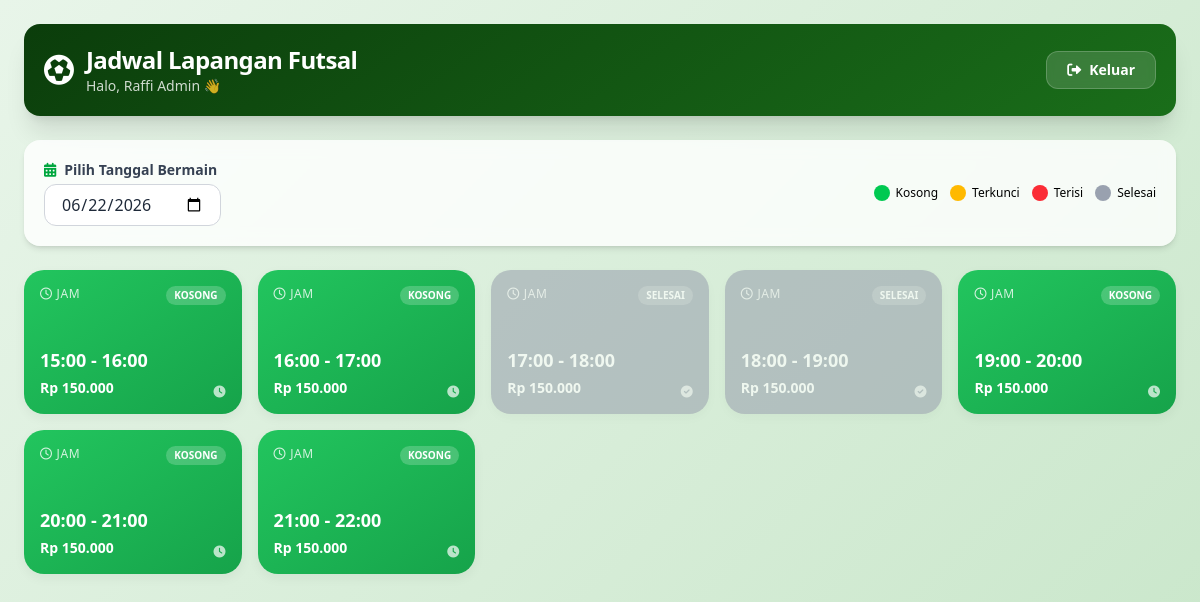
Screenshot of /views/jadwal.php (signed in) with the database file from the repository.
### tables this page shows
CREATE TABLE `slot_waktu` (
  `id_slot` int(11) NOT NULL,
  `id_lapangan` int(11) NOT NULL,
  `tanggal` date NOT NULL,
  `jam_mulai` time NOT NULL,
  `jam_selesai` time NOT NULL,
  `status_slot` enum('kosong','terkunci','terisi') DEFAULT 'kosong',
  `lock_expired_at` datetime DEFAULT NULL,
  `tarif` decimal(10,2) NOT NULL
);

### controllers/BookingController.php (called while the page is built, shortened)
<?php
require_once __DIR__ . '/../repositories/SlotRepository.php';
require_once __DIR__ . '/../services/BookingService.php';
class BookingController {
    private $bookingService;
    public function __construct() {
        $database = new Database();
        $dbConn = $database->getConnection();
        $slotRepo = new SlotRepository($dbConn);
        $bookingRepo = new BookingRepository($dbConn);
        $this->bookingService = new BookingService($slotRepo, $bookingRepo);
    }
    public function lihatJadwal($tanggal) {
        return $this->bookingService->getJadwalPerTanggal($tanggal);
    }
}

### services/BookingService.php (called while the page is built, shortened)
<?php
class BookingService {
    private $slotRepo;
    public function __construct($slotRepository, $bookingRepository) {
        $this->slotRepo = $slotRepository;
    }
    public function getJadwalPerTanggal($tanggal) {
        return $this->slotRepo->findByTanggal($tanggal);
    }
}

### repositories/SlotRepository.php (called while the page is built, shortened)
<?php
class SlotRepository {
    private $db;
    public function __construct($dbConnection) {
        $this->db = $dbConnection;
    }
    public function findByTanggal($tanggal) {
        $query = "SELECT *,
                  CASE
                    WHEN status_slot = 'terisi' AND TIMESTAMP(tanggal, jam_selesai) < NOW() THEN 'selesai'
                    WHEN status_slot = 'terkunci' AND lock_expired_at < NOW() THEN 'kosong'
                    ELSE status_slot
                  END as status_riil
                  FROM slot_waktu
                  WHERE tanggal = :tanggal
                  ORDER BY jam_mulai ASC";
        $stmt = $this->db->prepare($query);
        $stmt->bindParam(":tanggal", $tanggal);
        $stmt->execute();
        return $stmt->fetchAll();
    }
}

### views/jadwal.php (the view, shortened to what this page needs)
<?php
try {
    $bookingController = new BookingController();
    $tanggalPilihan = $_GET['tanggal'] ?? date('Y-m-d');
    $listSlot = $bookingController->lihatJadwal($tanggalPilihan);
} catch (Throwable $e) {
    die("<div style='background:#fee2e2; color:#991b1b; padding:20px; font-family:sans-serif;'>
            <b>ERROR INTERNAL TERTANGKAP:</b><br>" . $e->getMessage() . "
            <br><br><i>Petunjuk: Kemungkinan ada spasi tersembunyi (Non-Breaking Space) di file Controller, Service, atau Repository.</i>
         </div>");
}
?>
<!DOCTYPE html>
<html lang="id">
<head>
    <script src="https://cdn.jsdelivr.net/npm/@tailwindcss/browser@4"></script>
    <link rel="stylesheet" href="https://cdnjs.cloudflare.com/ajax/libs/font-awesome/6.0.0-beta3/css/all.min.css">
</head>
<body class="min-h-screen p-4 md:p-6">
    <div class="max-w-6xl mx-auto">
        <div class="header-gradient rounded-2xl p-5 flex flex-wrap items-center justify-between shadow-xl mb-6 text-white">
            <div class="flex items-center gap-3">
                <i class="fas fa-futbol text-3xl"></i>
                <div>
                    <h1 class="text-2xl font-extrabold tracking-tight">Jadwal Lapangan Futsal</h1>
                    <p class="text-sm opacity-80">Halo, <?php echo htmlspecialchars($_SESSION['nama'] ?? 'Pelanggan'); ?> 👋</p>
                </div>
            </div>
            <a href="logout.php" class="btn-logout px-5 py-2 rounded-xl text-sm font-semibold transition flex items-center gap-2">
                <i class="fas fa-sign-out-alt"></i> Keluar
            </a>
        </div>
        <div class="bg-white/80 backdrop-blur p-5 rounded-2xl shadow-md mb-6 flex flex-wrap items-center justify-between gap-4">
            <div>
                <label class="block text-sm font-semibold text-gray-700 mb-1"><i class="fas fa-calendar-alt text-green-600 mr-2"></i>Pilih Tanggal Bermain</label>
                <form method="GET" action="" id="formTanggal" class="inline">
                    <input type="date" name="tanggal" value="<?php echo $tanggalPilihan; ?>" onchange="document.getElementById('formTanggal').submit();"
                           class="px-4 py-2 border border-gray-300 rounded-xl focus:ring-2 focus:ring-green-500 focus:border-green-500 outline-none text-gray-800 font-medium bg-white">
                </form>
            </div>
            <div class="flex flex-wrap gap-3 text-xs font-medium">
                <div class="flex items-center gap-1.5"><span class="w-4 h-4 rounded-full bg-green-500 block"></span> Kosong</div>
                <div class="flex items-center gap-1.5"><span class="w-4 h-4 rounded-full bg-amber-400 block"></span> Terkunci</div>
                <div class="flex items-center gap-1.5"><span class="w-4 h-4 rounded-full bg-red-500 block"></span> Terisi</div>
                <div class="flex items-center gap-1.5"><span class="w-4 h-4 rounded-full bg-gray-400 block"></span> Selesai</div>
            </div>
        </div>
        <div class="grid grid-cols-2 sm:grid-cols-3 md:grid-cols-4 lg:grid-cols-5 gap-4">
            <?php if (empty($listSlot)): ?>
                <div class="col-span-full bg-white/80 backdrop-blur p-12 rounded-2xl text-center text-gray-500 shadow-md border-2 border-dashed border-gray-300">
                    <i class="fas fa-calendar-times text-4xl text-gray-300 mb-2 block"></i>
                    Belum ada definisi slot waktu untuk tanggal ini.
                </div>
            <?php else: ?>
                <?php foreach ($listSlot as $slot):
                    $statusClass = 'kosong';
                    $statusLabel = 'Kosong';
                    $icon = 'fa-clock';
                    if ($slot->status_riil === 'terkunci') {
                        $statusClass = 'terkunci';
                        $statusLabel = 'Terkunci';
                        $icon = 'fa-lock';
                    } elseif ($slot->status_riil === 'terisi') {
                        $statusClass = 'terisi';
                        $statusLabel = 'Terisi';
                        $icon = 'fa-users';
                    } elseif ($slot->status_riil === 'selesai') {
                        $statusClass = 'selesai';
                        $statusLabel = 'Selesai';
                        $icon = 'fa-check-circle';
                    }
                    $onclick = ($slot->status_riil === 'kosong') ? "window.location.href='formulir_booking.php?id_slot=".$slot->id_slot."'" : "";
                ?>
                    <div <?php if($onclick) echo "onclick=\"$onclick\""; ?>
                         class="slot-card <?php echo $statusClass; ?> p-4 flex flex-col justify-between h-36 <?php echo $onclick ? 'cursor-pointer' : 'cursor-not-allowed'; ?>">
                        <div class="flex justify-between items-start">
                            <span class="text-xs uppercase tracking-wider opacity-80"><i class="far fa-clock mr-1"></i>Jam</span>
                            <span class="text-[10px] bg-white/20 px-2 py-0.5 rounded-full font-bold uppercase"><?php echo $statusLabel; ?></span>
                        </div>
                        <div>
                            <p class="font-bold text-lg">
                                <?php echo date('H:i', strtotime($slot->jam_mulai)) . ' - ' . date('H:i', strtotime($slot->jam_selesai)); ?>
                            </p>
                            <div class="flex justify-between items-end mt-1">
                                <span class="text-sm font-semibold">Rp <?php echo number_format($slot->tarif, 0, ',', '.'); ?></span>
                                <i class="fas <?php echo $icon; ?> text-xs opacity-70"></i>
                            </div>
                        </div>
                    </div>
                <?php endforeach; ?>
            <?php endif; ?>
        </div>
    </div>
</body>
</html>

### views/jadwal.php (style rules this page uses)
body { background: linear-gradient(135deg, #e8f5e9 0%, #c8e6c9 100%); font-family: 'Segoe UI', Tahoma, Geneva, Verdana, sans-serif; }
.slot-card { transition: all 0.2s ease; border-radius: 1.25rem; box-shadow: 0 4px 12px rgba(0,0,0,0.05); }
.slot-card.kosong { background: linear-gradient(145deg, #22c55e, #16a34a); color: white; }
.slot-card.selesai { background: #9ca3af; color: white; opacity: 0.6; }
.header-gradient { background: linear-gradient(145deg, #0b3d0b, #1a6e1a); }
.btn-logout { background: rgba(255,255,255,0.15); backdrop-filter: blur(4px); border: 1px solid rgba(255,255,255,0.2); }

### rows the page displays
slot_waktu: statusLabel "KOSONG", jam_mulai "15:00", jam_selesai "16:00", tarif "150.000"
slot_waktu: statusLabel "KOSONG", jam_mulai "16:00", jam_selesai "17:00", tarif "150.000"
slot_waktu: statusLabel "SELESAI", jam_mulai "17:00", jam_selesai "18:00", tarif "150.000"
slot_waktu: statusLabel "SELESAI", jam_mulai "18:00", jam_selesai "19:00", tarif "150.000"
slot_waktu: statusLabel "KOSONG", jam_mulai "19:00", jam_selesai "20:00", tarif "150.000"
slot_waktu: statusLabel "KOSONG", jam_mulai "20:00", jam_selesai "21:00", tarif "150.000"
slot_waktu: statusLabel "KOSONG", jam_mulai "21:00", jam_selesai "22:00", tarif "150.000"

### other values shown
$_SESSION['nama'] "Raffi Admin"
